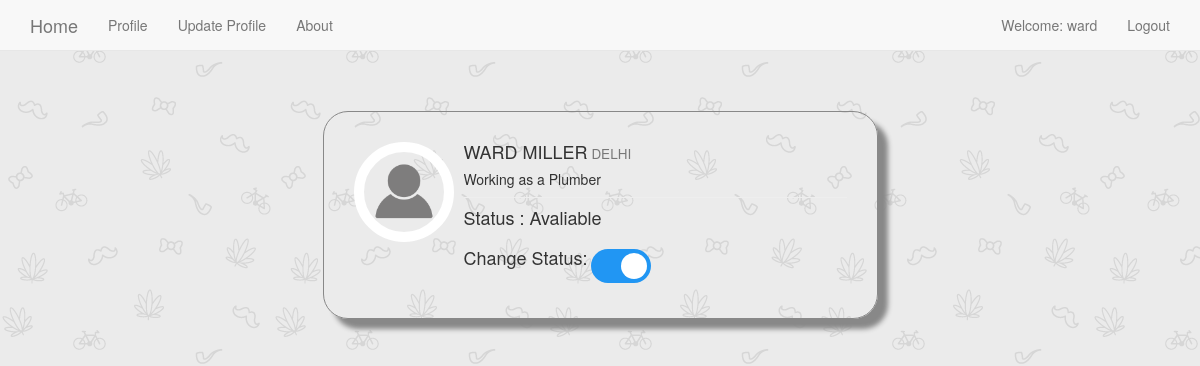
The page /plumber/ (signed in) on the database its author committed.
### plumber/models.py (models this page shows, shortened)
class PlumberProfile(models.Model):
    user = models.OneToOneField(User,on_delete=models.CASCADE,related_name = 'plumber')
    phone = models.BigIntegerField()
    city = models.ForeignKey(City, on_delete=models.SET_NULL, blank=False, null=True)
    area = models.ForeignKey(Area, on_delete=models.SET_NULL, blank=False, null=True)
    address = models.TextField(max_length=200, blank=False)
    charges = models.IntegerField()
    profile_pic = models.ImageField(upload_to='profile_pics',blank=True)
    timeopen = models.TimeField(auto_now=False,editable=True,default=datetime.time(hour=9))
    timeclose = models.TimeField(auto_now=False,editable=True,default=datetime.time(hour=20))
    is_avaliable = models.BooleanField(default=True)

### accounts/models.py (models this page shows)
class City(models.Model):
    name = models.CharField(max_length=40)
    def __str__(self):
        return self.name

### plumber/decorators.py (the view)
		def wrapper_func(request, *args, **kwargs):
			groups = [group.name for group in request.user.groups.all()]
			if len(set(groups)&set(allowed_roles))!=0:
				return view_func(request, *args, **kwargs)
			else:
				if redirect_to==None:
					return render(request,'unauthorised_access.html',{'message':'You are not authorized to view this page'})
				return redirect( groups[0]+':'+redirect_to )

### plumber/views.py (called while the page is built)
@login_required
@check_profile_exist
@allowed_users(['plumber'],'home')
def plumberHomePage(request):
    context={
        'plumber':request.user.plumber
    }
    return render(request,'plumber/plumber_home_page.html',context)

### plumber/templates/plumber/plumber_home_page.html (shortened to what this page needs)
{% extends 'base.html' %}
{% load static %}
{% block body_block %}
  <div class="row">
      <br>
      <br>
      <div class="col-lg-6 col-md-offset-3 ">
          <div class="media">
              <div class="pull-left" >
                  {% if user_profile.plumber.profile_pic %}
                  <img class="media-object dp img-circle" src="{{ user_profile.plumber.profile_pic.url }}" style="width: 100px;height:100px;">
                  {% else  %}
                  <img class="media-object dp img-circle" src="{% static 'images/profile2.png' %}" style="width: 100px;height:100px;">
                  {% endif %}
              </div>
              <div class="media-body">
                  <h4 class="media-heading">{{plumber.user.first_name |upper}} {{plumber.user.last_name |upper}}<small> {{plumber.city|upper}}</small></h4>
                  <h5>Working as a Plumber</h5>
                  <hr style="margin:8px auto">
                  {% if plumber.is_avaliable %}
                    <h4 id='acitve_status'>Status :  Avaliable</h4>
                  {% else %}
                    <h4 id='acitve_status'>Status :  Not Avaliable</h4>
                  {% endif %}
                  <label for="checkbox"><h4>Change Status:</h4></label>
                  <label class="switch">
                    <span class="slider round"></span>
                  </label>
              </div>
          </div>
      </div>
  </div>
{% endblock %}

### templates/base.html (shortened to what this page needs)
<!DOCTYPE html>
{% load static %}
<html lang="en" dir="ltr">
  <head>
    <link rel="stylesheet" href="https://maxcdn.bootstrapcdn.com/bootstrap/3.3.7/css/bootstrap.min.css">
    <link rel="stylesheet" href="{% static 'css/main.css' %}">
    <link href="//netdna.bootstrapcdn.com/bootstrap/3.1.0/css/bootstrap.min.css" rel="stylesheet" id="bootstrap-css">
  </head>
  <body>
    <nav class='navbar navbar-default navbar-static-top'>
      <div class="container">
        <ul class='nav navbar-nav'>
          <li><a class="navbar-brand" href="{% url 'home' %}">Home</a></li>
          {% if user.is_authenticated %}
            <li><a class='navbar-link' href="{% url 'accounts:profile' %}">Profile</a></li>
            <li><a class='navbar-link' href="{% url 'accounts:updateprofile' %}">Update Profile</a></li>
          {% endif %}
          <li><a class='navbar-link' href="{% url 'aboutpage' %}">About</a></li>
        </ul>
        <ul class='nav navbar-nav navbar-right'>
          {% if user.is_authenticated %}
            <li><a >Welcome: {{user.username}}</a></li>
            <li><a class='navbar-link' href="{% url 'accounts:logout' %}">Logout</a></li>
          {% else %}
            <li><a class='navbar-link' href="{% url 'accounts:user_login' %}">Login</a></li>
            <li><a class='navbar-link' href="{% url 'accounts:register' %}">Register-User</a></li>
            <li><a class='navbar-link' href="{% url 'accounts:registerservice' %}">Register-Service</a></li>
          {% endif %}
        </ul>
      </div>
    </nav>
    <div class="container">
      {% block body_block %}
      {% endblock %}
    </div>
  </body>
</html>

### static/css/main.css (style rules this page uses)
.switch { position: relative; display: inline-block; width: 60px; height: 34px; }
.slider { position: absolute; cursor: pointer; top: 0; left: 0; right: 0; bottom: 0; background-color: #ccc; -webkit-transition: .4s; transition: .4s; }
.slider:before { position: absolute; content: ""; height: 26px; width: 26px; left: 4px; bottom: 4px; background-color: white; -webkit-transition: .4s; transition: .4s; }
input:checked + .slider { background-color: #2196F3; }
input:checked + .slider:before { -webkit-transform: translateX(26px); -ms-transform: translateX(26px); transform: translateX(26px); }
.slider.round { border-radius: 34px; }
.slider.round:before { border-radius: 50%; }

### plumber/templates/plumber/plumber_home_page.html (style rules this page uses)
.media { box-shadow: 10px 10px 5px #888888; margin: 20px 0; padding:30px; border: 1px solid #888888; border-radius: 25px; }
.dp { border:10px solid #fff; transition: all 0.2s ease-in-out; }

### rows shown on the page
PlumberProfile: user.first_name "WARD", user.last_name "MILLER", city "DELHI"

### other values the page prints
{{ user.username }} "ward"
